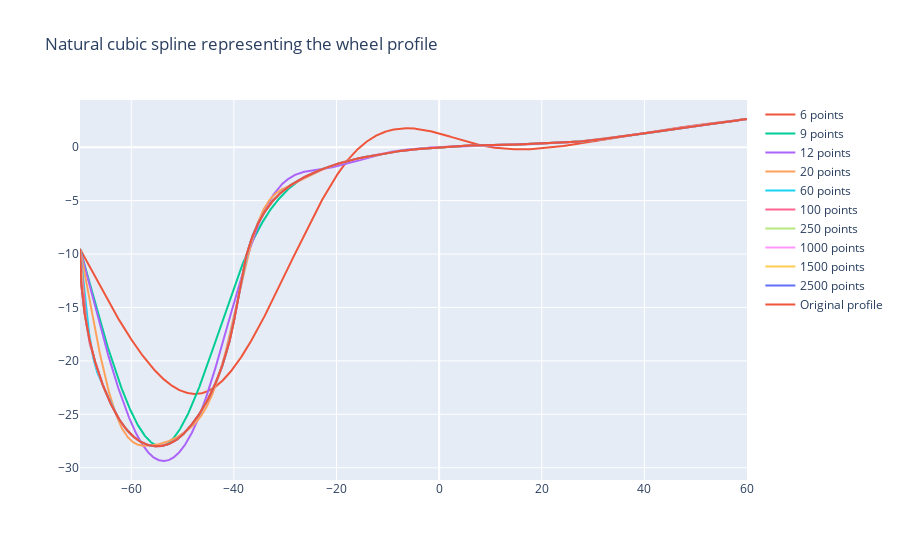
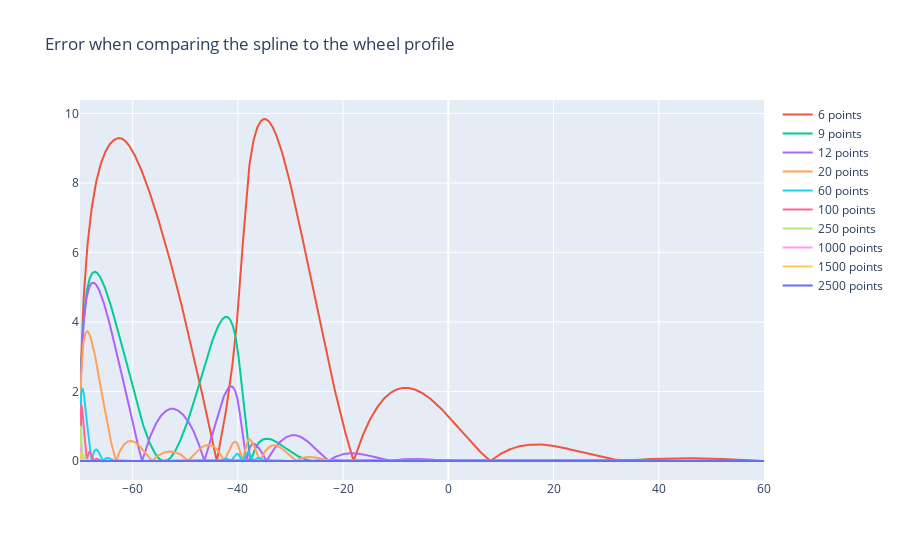

Notebook code for these charts, in order:
### Markdown cell above
### Task 6

In this task, we describe the standard wheel profile S1002 as a cubic spline. We try different amounts of points to see how that affects the resulting graph and the error, both plotted with `plotly.express` for interactivity.

### Code cell
from s1002 import s1002 as y
import plotly.express as px

fig = px.scatter(title="Natural cubic spline representing the wheel profile")
fig2 = px.scatter(title="Error when comparing the spline to the wheel profile")

for m in [6,9,12,20,60,100,250,1000,1500,2500]: # number of points
    # getting the coefficients
    h = 130/m
    x_list = linspace(-70,60,m)
    y_list = [-y(x) for x in linspace(-70,60,m)]
    coeff = cubspline(x_list, y_list)
    # beginning to create the plot of the spline
    x_plot = []
    y_plot = []
    e_plot = []
    for x in linspace(-70,60,2601):
        x_plot.append(x)
        y_plot.append(cubsplineval(coeff, x_list, x))
        e_plot.append(abs(y_plot[-1]+y(x)))
    fig.add_scatter(x=x_plot, y=y_plot, name=f"{m} points")
    fig2.add_scatter(x=x_plot, y=e_plot, name=f"{m} points")
fig.add_scatter(x=x_plot, y=[-y(x) for x in x_plot], name=f"Original profile")
fig.show()
fig2.show()

### Figure 1 — Plotly figure (JSON) as saved in the notebook; plotly's stock layout.template omitted (floating-point values rounded to 4 significant figures; data arrays with more than 128 entries replaced by an {"elided": "..."} marker saying what was removed)
{"data": [{"hovertemplate": "<extra></extra>", "legendgroup": "", "marker": {"color": "#636efa", "symbol": "circle"}, "mode": "markers", "name": "", "orientation": "v", "showlegend": false, "type": "scatter", "xaxis": "x", "yaxis": "y"}, {"name": "6 points", "type": "scatter", "x": {"elided": "2601 float values"}, "y": {"elided": "2601 float values"}}, {"name": "9 points", "type": "scatter", "x": {"elided": "2601 float values"}, "y": {"elided": "2601 float values"}}, {"name": "12 points", "type": "scatter", "x": {"elided": "2601 float values"}, "y": {"elided": "2601 float values"}}, {"name": "20 points", "type": "scatter", "x": {"elided": "2601 float values"}, "y": {"elided": "2601 float values"}}, {"name": "60 points", "type": "scatter", "x": {"elided": "2601 float values"}, "y": {"elided": "2601 float values"}}, {"name": "100 points", "type": "scatter", "x": {"elided": "2601 float values"}, "y": {"elided": "2601 float values"}}, {"name": "250 points", "type": "scatter", "x": {"elided": "2601 float values"}, "y": {"elided": "2601 float values"}}, {"name": "1000 points", "type": "scatter", "x": {"elided": "2601 float values"}, "y": {"elided": "2601 float values"}}, {"name": "1500 points", "type": "scatter", "x": {"elided": "2601 float values"}, "y": {"elided": "2601 float values"}}, {"name": "2500 points", "type": "scatter", "x": {"elided": "2601 float values"}, "y": {"elided": "2601 float values"}}, {"name": "Original profile", "type": "scatter", "x": {"elided": "2601 float values"}, "y": {"elided": "2601 float values"}}], "layout": {"legend": {"tracegroupgap": 0}, "title": {"text": "Natural cubic spline representing the wheel profile"}, "xaxis": {"anchor": "y", "domain": [0, 1]}, "yaxis": {"anchor": "x", "domain": [0, 1]}}}

### Figure 2 — Plotly figure (JSON) as saved in the notebook; plotly's stock layout.template omitted (floating-point values rounded to 4 significant figures; data arrays with more than 128 entries replaced by an {"elided": "..."} marker saying what was removed)
{"data": [{"hovertemplate": "<extra></extra>", "legendgroup": "", "marker": {"color": "#636efa", "symbol": "circle"}, "mode": "markers", "name": "", "orientation": "v", "showlegend": false, "type": "scatter", "xaxis": "x", "yaxis": "y"}, {"name": "6 points", "type": "scatter", "x": {"elided": "2601 float values"}, "y": {"elided": "2601 float values"}}, {"name": "9 points", "type": "scatter", "x": {"elided": "2601 float values"}, "y": {"elided": "2601 float values"}}, {"name": "12 points", "type": "scatter", "x": {"elided": "2601 float values"}, "y": {"elided": "2601 float values"}}, {"name": "20 points", "type": "scatter", "x": {"elided": "2601 float values"}, "y": {"elided": "2601 float values"}}, {"name": "60 points", "type": "scatter", "x": {"elided": "2601 float values"}, "y": {"elided": "2601 float values"}}, {"name": "100 points", "type": "scatter", "x": {"elided": "2601 float values"}, "y": {"elided": "2601 float values"}}, {"name": "250 points", "type": "scatter", "x": {"elided": "2601 float values"}, "y": {"elided": "2601 float values"}}, {"name": "1000 points", "type": "scatter", "x": {"elided": "2601 float values"}, "y": {"elided": "2601 float values"}}, {"name": "1500 points", "type": "scatter", "x": {"elided": "2601 float values"}, "y": {"elided": "2601 float values"}}, {"name": "2500 points", "type": "scatter", "x": {"elided": "2601 float values"}, "y": {"elided": "2601 float values"}}], "layout": {"legend": {"tracegroupgap": 0}, "title": {"text": "Error when comparing the spline to the wheel profile"}, "xaxis": {"anchor": "y", "domain": [0, 1]}, "yaxis": {"anchor": "x", "domain": [0, 1]}}}
